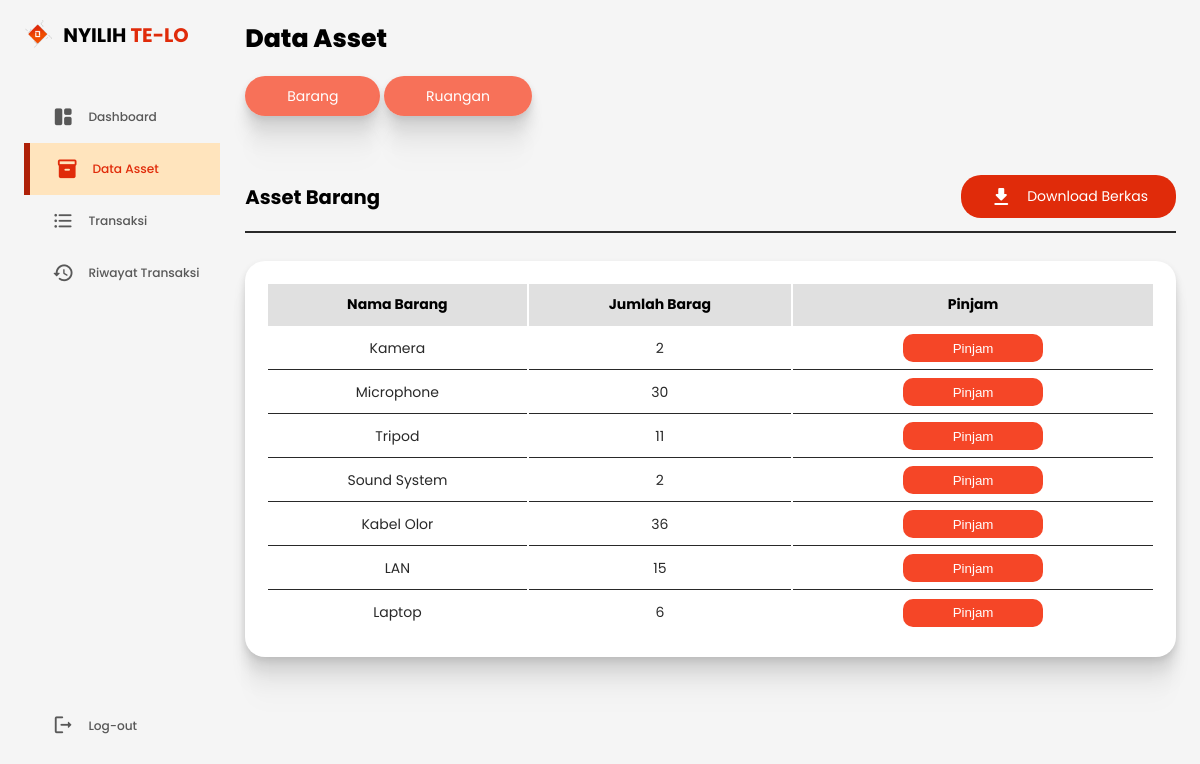
The page /pages/asset.php (signed in) on the database its author committed.
### tables this page shows
CREATE TABLE `barang` (
  `id_barang` int(11) NOT NULL,
  `nama_barang` varchar(40) NOT NULL,
  `stok` int(40) NOT NULL
);

### pages/asset.php (the view, shortened to what this page needs)
<?php
require('../connections/connection.php');
$q = mysqli_query($conn, "SELECT * FROM barang");
?>
<!DOCTYPE html>
<html lang="en">
  <head>
    <link rel="stylesheet" href="../assets/dist/css/dashboard/asset.css" />
  </head>
  <body>
    <div class="container">
      <aside>
        <div class="top">
          <div class="logo">
            <img src="../assets/images/landing page/logo.png" alt="logo" />
            <h2>NYILIH <span>TE-LO</span></h2>
          </div>
        </div>
        <div class="sidebar">
          <a href="index.php">
            <span class="material-icons-round"> space_dashboard </span>
            <h3>Dashboard</h3>
          </a>
          <a href="asset.php" class="active">
            <span class="material-icons-round"> inventory_2 </span>
            <h3>Data Asset</h3>
          </a>
          <a href="transaksi.php">
            <span class="material-icons-round"> format_list_bulleted </span>
            <h3>Transaksi</h3>
          </a>
          <a href="riwayat.php">
            <span class="material-icons-round"> history </span>
            <h3>Riwayat Transaksi</h3>
          </a>
          <a href="../controllers/logout.php">
            <span class="material-icons-round"> logout </span>
            <h3>Log-out</h3>
          </a>
        </div>
      </aside>
      <main>
        <div class="navbar">
          <h1>Data Asset</h1>
        </div>
        <div class="row-1">
          <div class="button">
            <a href="asset.php">Barang</a>
            <a href="assetRuang.php">Ruangan</a>
          </div>
        </div>
        <div class="row-1">
          <div class="room-order">
            <div class="header-room">
              <h2>Asset Barang</h2>
              <a href="https://docs.google.com/document/d/1CaZLknv1WBzGx6liGha3THWhYqWJ6hGB/edit?usp=sharing&ouid=104689029548192254028&rtpof=true&sd=true">
              <span class="material-icons-round">download</span>
              <span>Download Berkas</span>
              </a>
            </div>
            <table>
              <thead>
                <tr>
                  <th>Nama Barang</th>
                  <th>Jumlah Barag</th>
                  <th>Pinjam</th>
                </tr>
              </thead>
              <tbody>
              <?php
                mysqli_data_seek($q, 0);
                while($data=mysqli_fetch_assoc($q)){
                  echo "
                    <tr>
                      <td>$data[nama_barang]</td>
                      <td>$data[stok]</td>
                      <td>
                        <form action=./stack/formpinjam.php method=post class=button-pinjam>
                          <input type=hidden name=id value=$data[id_barang]>
                          <input type=submit class=btn-submit name=pinjam value=Pinjam>
                        </form>
                      </td>
                    </tr>
                    ";
                }
                ?>
              </tbody>
            </table>
          </div>
        </div>
      </main>
    </div>
  </body>
</html>

### rows shown on the page
barang: nama_barang "Kamera", stok "2"
barang: nama_barang "Microphone", stok "30"
barang: nama_barang "Tripod", stok "11"
barang: nama_barang "Sound System", stok "2"
barang: nama_barang "Kabel Olor", stok "36"
barang: nama_barang "LAN", stok "15"
barang: nama_barang "Laptop", stok "6"
